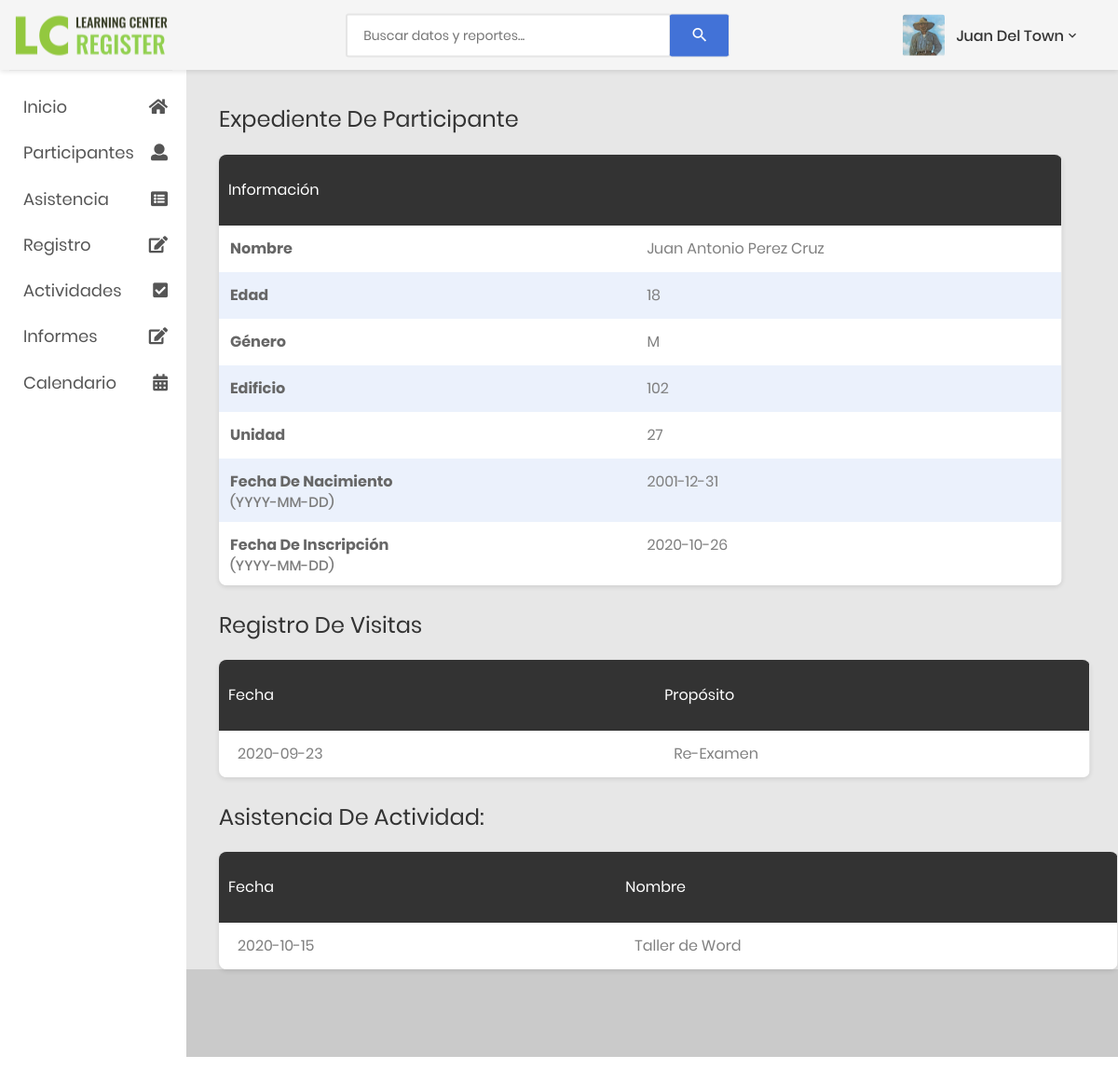
Page /expedienteParticipante.php?id=3 on the earlier database version.
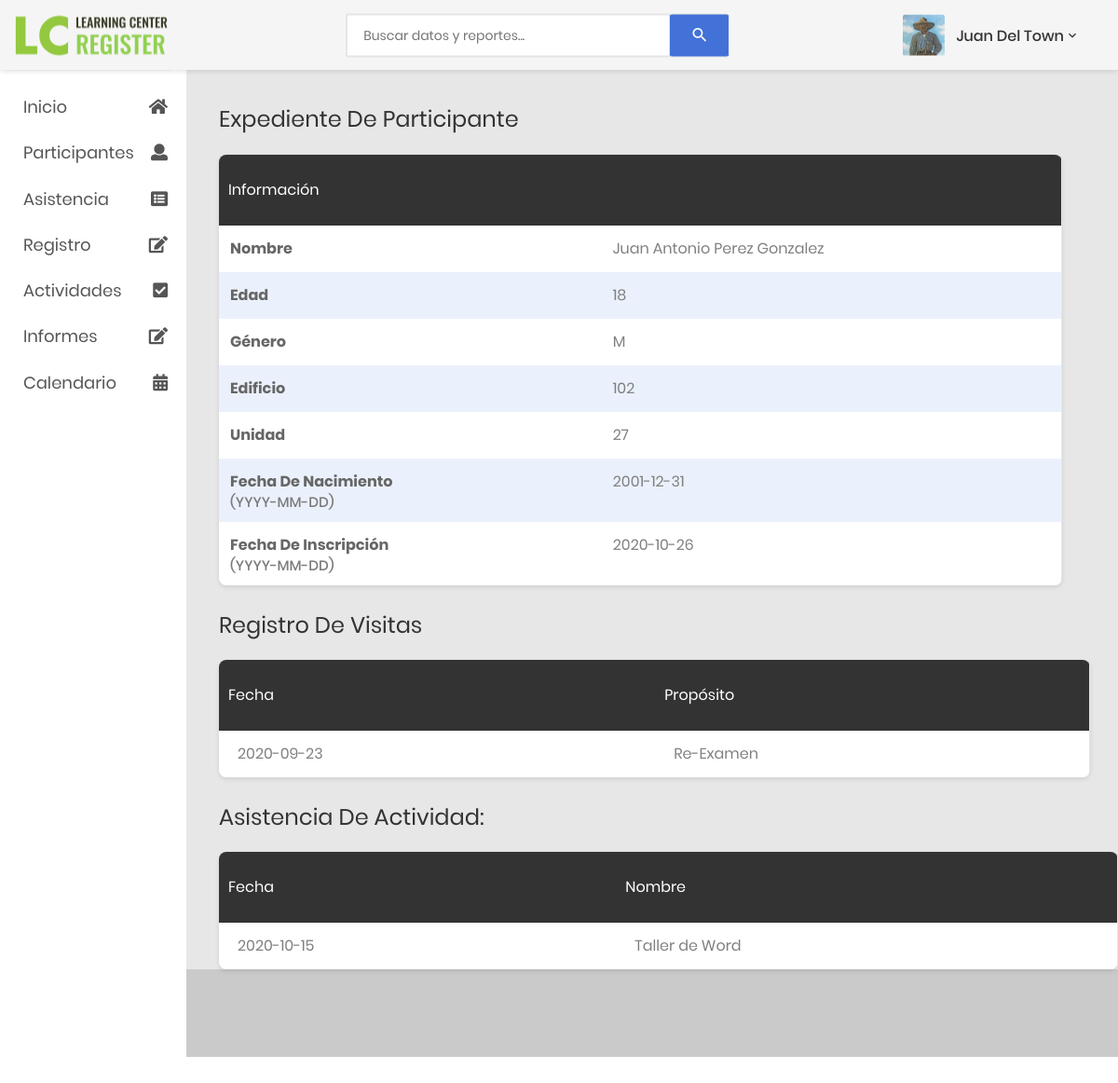
Same page on the later database version.
### tables this page shows
CREATE TABLE `participantes` (
  `participanteID` int(11) NOT NULL,
  `nombre` varchar(20) NOT NULL,
  `apellidos` varchar(30) NOT NULL,
  `genero` varchar(1) NOT NULL,
  `edificio` int(11) NOT NULL,
  `unidad` int(11) NOT NULL,
  `birthday` date NOT NULL,
  `inscripcion` date NOT NULL DEFAULT current_timestamp(),
  `activo` int(11) NOT NULL DEFAULT 1
);

### expedienteParticipante.php (the view, shortened to what the changed rows need)
<?php
    include './includes/connection.php';
    if(empty($_REQUEST['id']))
        {
            header("location: listaParticipante.php");
        }else{
            $participanteID = $_REQUEST['id'];
            $query = mysqli_query($connection, "SELECT * FROM `participantes` WHERE participanteID = '$participanteID'");
            $participante = mysqli_fetch_array($query);
            $naci = $participante['birthday'];
            $fecha_nacimiento = new DateTime($naci);
            $hoy = new DateTime();
            $edad = $hoy->diff($fecha_nacimiento);
        }
?>
<!DOCTYPE html>
<html lang="en">
<head>
    <link href="css/font-face.css" rel="stylesheet" media="all">
    <link href="vendor/font-awesome-4.7/css/font-awesome.min.css" rel="stylesheet" media="all">
    <link href="vendor/font-awesome-5/css/fontawesome-all.min.css" rel="stylesheet" media="all">
    <link href="vendor/mdi-font/css/material-design-iconic-font.min.css" rel="stylesheet" media="all">
    <link href="vendor/bootstrap-4.1/bootstrap.min.css" rel="stylesheet" media="all">
    <link href="vendor/animsition/animsition.min.css" rel="stylesheet" media="all">
    <link href="vendor/bootstrap-progressbar/bootstrap-progressbar-3.3.4.min.css" rel="stylesheet" media="all">
    <link href="vendor/wow/animate.css" rel="stylesheet" media="all">
    <link href="vendor/css-hamburgers/hamburgers.min.css" rel="stylesheet" media="all">
    <link href="vendor/slick/slick.css" rel="stylesheet" media="all">
    <link href="vendor/select2/select2.min.css" rel="stylesheet" media="all">
    <link href="vendor/perfect-scrollbar/perfect-scrollbar.css" rel="stylesheet" media="all">
    <link href="css/theme.css" rel="stylesheet" media="all">
</head>
<body class="animsition">
    <div class="page-wrapper">
        <div class="page-container">
            <div class="main-content">
                <div class="section__content section__content--p30">
                    <h2 class="title-2">Expediente De Participante</h2>
                                <div class="table-responsive table--no-card m-b-30">
                                    <table class="table table-borderless table-striped table-earning">
                                        <thead>
                                            <tr>
                                                <th class="text-left">Información</th>
                                                <th class="text-left"></th>
                                            </tr>
                                        </thead>
                                            <tr>
                                                <th class="text-left">Nombre</th>
                                                <td class="text-left"><?php echo $participante['nombre']." ".$participante['apellidos']?></td>
                                            </tr>
                                            <tr>
                                                <th class="text-left">Edad</th>
                                                <td class="text-left"><?php echo $edad->y?></td>
                                            </tr>
                                                <th class="text-left">Género</th>
                                                <td class="text-left"><?php echo $participante['genero']?></td>
                                                <th class="text-left">Edificio</th>
                                                <td class="text-left"><?php echo $participante['edificio']?></td>
                                                <th class="text-left">Unidad</th>
                                                <td class="text-left"><?php echo $participante['unidad']?></td>
                                                <th class="text-left">Fecha De Nacimiento
                                                    <br>
                                                    <h6 class="title-7">(YYYY-MM-DD)</h6>
                                                </th>
                                                <td class="text-left"><?php echo $participante['birthday']?></td>
                                                <th class="text-left">Fecha De Inscripción
                                                    <br>
                                                    <h6 class="title-7">(YYYY-MM-DD)</h6>
                                                </th>
                                                <td class="text-left"><?php echo $participante['inscripcion']?></td>
                                    </table>
                                </div>
                            </div>
                            <h2 class="title-2">Registro de Visitas</h2>
                                <div class="table-responsive table--no-card m-b-30">
                                    <table class="table table-borderless table-striped table-earning">
                                        <thead>
                                            <tr>
                                                <th class="text-left">Fecha</th>
                                                <th class="text-left">Propósito</th>
                                            </tr>
                                        </thead>
                                    </table>
                                </div>
                            </div>
                            <h2 class="title-2">Asistencia de Actividad:</h2>
                                <div class="table-responsive table--no-card m-b-30">
                                    <table class="table table-borderless table-striped table-earning">
                                        <thead>
                                            <tr>
                                                <th class="text-left">Fecha</th>
                                                <th class="text-left">Nombre</th>
                                            </tr>
                                        </thead>
                                    </table>
                                </div>
                            </div>
                            </div>
                        <?php
	                        include './includes/footer.php';
                        ?>
</body>
</html>

Differences in the rows shown:
changed participantes "Juan Antonio": apellidos "Perez Cruz" → "Perez Gonzalez"
